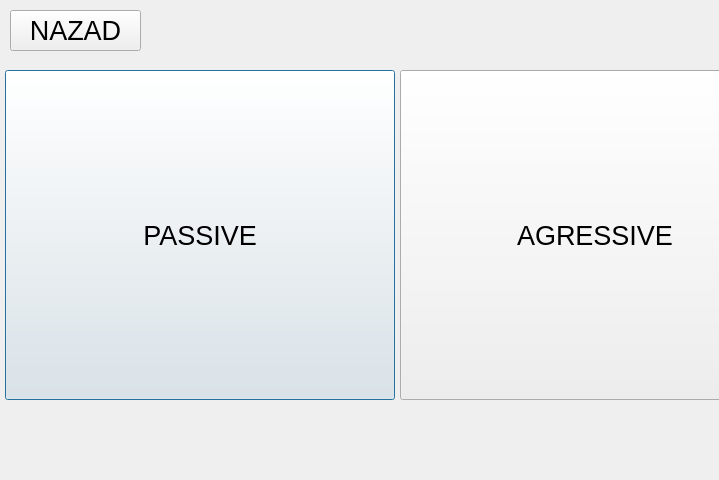
<?xml version="1.0" encoding="UTF-8"?>
<ui version="4.0">
 <class>Dialog</class>
 <widget class="QDialog" name="Dialog">
  <property name="geometry">
   <rect>
    <x>0</x>
    <y>0</y>
    <width>719</width>
    <height>480</height>
   </rect>
  </property>
  <property name="minimumSize">
   <size>
    <width>0</width>
    <height>0</height>
   </size>
  </property>
  <property name="maximumSize">
   <size>
    <width>1000</width>
    <height>1000</height>
   </size>
  </property>
  <property name="windowTitle">
   <string>Dialog</string>
  </property>
  <widget class="QPushButton" name="button_passive">
   <property name="geometry">
    <rect>
     <x>5</x>
     <y>70</y>
     <width>390</width>
     <height>330</height>
    </rect>
   </property>
   <property name="font">
    <font>
     <pointsize>20</pointsize>
    </font>
   </property>
   <property name="text">
    <string>PASSIVE</string>
   </property>
  </widget>
  <widget class="QPushButton" name="button_nazad">
   <property name="geometry">
    <rect>
     <x>10</x>
     <y>10</y>
     <width>131</width>
     <height>41</height>
    </rect>
   </property>
   <property name="font">
    <font>
     <pointsize>20</pointsize>
    </font>
   </property>
   <property name="text">
    <string>NAZAD</string>
   </property>
  </widget>
  <widget class="QPushButton" name="button_agressive">
   <property name="geometry">
    <rect>
     <x>400</x>
     <y>70</y>
     <width>390</width>
     <height>330</height>
    </rect>
   </property>
   <property name="font">
    <font>
     <pointsize>20</pointsize>
    </font>
   </property>
   <property name="styleSheet">
    <string notr="true"/>
   </property>
   <property name="text">
    <string>AGRESSIVE</string>
   </property>
  </widget>
 </widget>
 <resources/>
 <connections/>
</ui>
